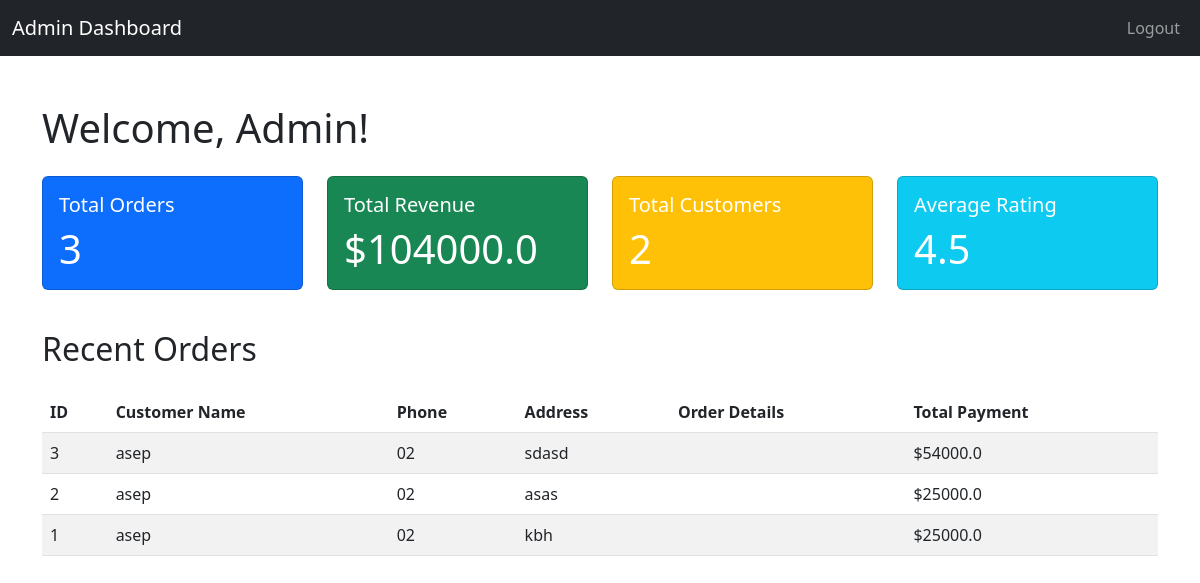
Screenshot of / (signed in) with the database file from the repository.
### app.py (models this page shows)
class Order(db.Model):
    id = db.Column(db.Integer, primary_key=True)
    customer_name = db.Column(db.String(150), nullable=False)
    customer_phone = db.Column(db.String(15), nullable=False)
    customer_address = db.Column(db.Text, nullable=False)
    order_details = db.Column(db.Text, nullable=False)  # Simpan sebagai JSON string
    total_payment = db.Column(db.Float, nullable=False)

### app.py (the view)
@app.route("/")
@login_required
def home():
    if current_user.role == "admin":
        total_orders = Order.query.count()
        total_revenue = db.session.query(db.func.sum(Order.total_payment)).scalar() or 0
        total_customers = User.query.filter_by(role='user').count()
        average_rating = 4.5  # Misalkan kita memiliki rating tetap untuk contoh ini
        recent_orders = Order.query.order_by(Order.id.desc()).limit(5).all()
        return render_template("Dashboard.html", total_orders=total_orders, total_revenue=total_revenue,
                               total_customers=total_customers, average_rating=average_rating,
                               recent_orders=recent_orders)
    else:
        return render_template("index.html")

### app.py (called while the page is built)
@login_manager.user_loader
def load_user(user_id):
    return User.query.get(int(user_id))

### templates/Dashboard.html (shortened to what this page needs)
<!DOCTYPE html>
<html lang="en">
<head>
    <link href="https://cdn.jsdelivr.net/npm/bootstrap@5.3.0/dist/css/bootstrap.min.css" rel="stylesheet">
</head>
<body>
    <nav class="navbar navbar-expand-lg navbar-dark bg-dark">
        <div class="container-fluid">
            <a class="navbar-brand" href="#">Admin Dashboard</a>
            <div class="collapse navbar-collapse" id="navbarNav">
                <ul class="navbar-nav ms-auto">
                    <li class="nav-item">
                        <a class="nav-link" href="{{ url_for('logout') }}">Logout</a>
                    </li>
                </ul>
            </div>
        </div>
    </nav>
    <div class="container my-5">
        <h1 class="mb-4">Welcome, Admin!</h1>
        <div class="row">
            <div class="col-md-3">
                <div class="card text-white bg-primary mb-3">
                    <div class="card-body">
                        <h5 class="card-title">Total Orders</h5>
                        <p class="card-text display-6">{{ total_orders }}</p>
                    </div>
                </div>
            </div>
            <div class="col-md-3">
                <div class="card text-white bg-success mb-3">
                    <div class="card-body">
                        <h5 class="card-title">Total Revenue</h5>
                        <p class="card-text display-6">${{ total_revenue }}</p>
                    </div>
                </div>
            </div>
            <div class="col-md-3">
                <div class="card text-white bg-warning mb-3">
                    <div class="card-body">
                        <h5 class="card-title">Total Customers</h5>
                        <p class="card-text display-6">{{ total_customers }}</p>
                    </div>
                </div>
            </div>
            <div class="col-md-3">
                <div class="card text-white bg-info mb-3">
                    <div class="card-body">
                        <h5 class="card-title">Average Rating</h5>
                        <p class="card-text display-6">{{ average_rating }}</p>
                    </div>
                </div>
            </div>
        </div>
        <h2 class="my-4">Recent Orders</h2>
        <div class="table-responsive">
            <table class="table table-striped">
                <thead>
                    <tr>
                        <th>ID</th>
                        <th>Customer Name</th>
                        <th>Phone</th>
                        <th>Address</th>
                        <th>Order Details</th>
                        <th>Total Payment</th>
                    </tr>
                </thead>
                <tbody>
                    {% for order in recent_orders %}
                    <tr>
                        <td>{{ order.id }}</td>
                        <td>{{ order.customer_name }}</td>
                        <td>{{ order.customer_phone }}</td>
                        <td>{{ order.customer_address }}</td>
                        <td>{{ order.order_details }}</td>
                        <td>${{ order.total_payment }}</td>
                    </tr>
                    {% endfor %}
                </tbody>
            </table>
        </div>
    </div>
</body>
</html>

### rows the page displays
Order: id "3", customer_name "asep", customer_phone "02", customer_address "sdasd", total_payment "54000.0"
Order: id "2", customer_name "asep", customer_phone "02", customer_address "asas", total_payment "25000.0"
Order: id "1", customer_name "asep", customer_phone "02", customer_address "kbh", total_payment "25000.0"

### other values shown
{{ total_orders }} "3"
{{ total_revenue }} "104000.0"
{{ total_customers }} "2"
{{ average_rating }} "4.5"
